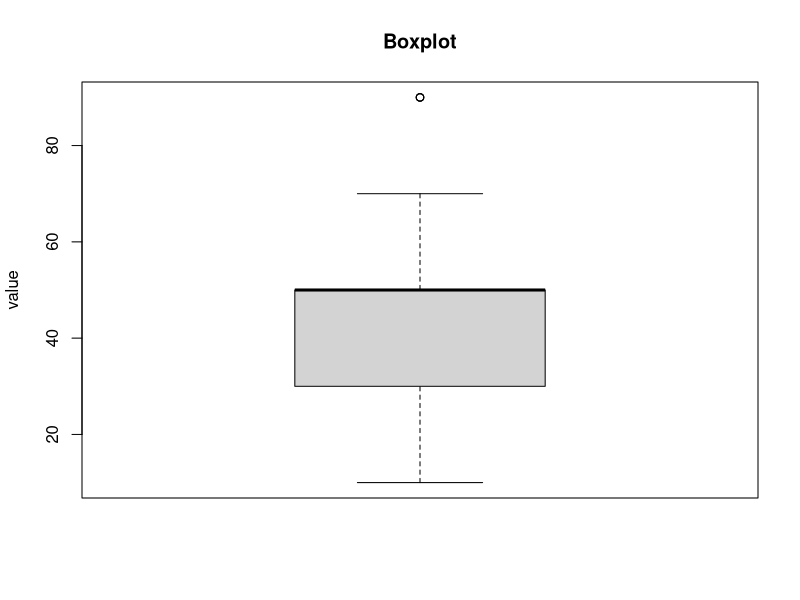
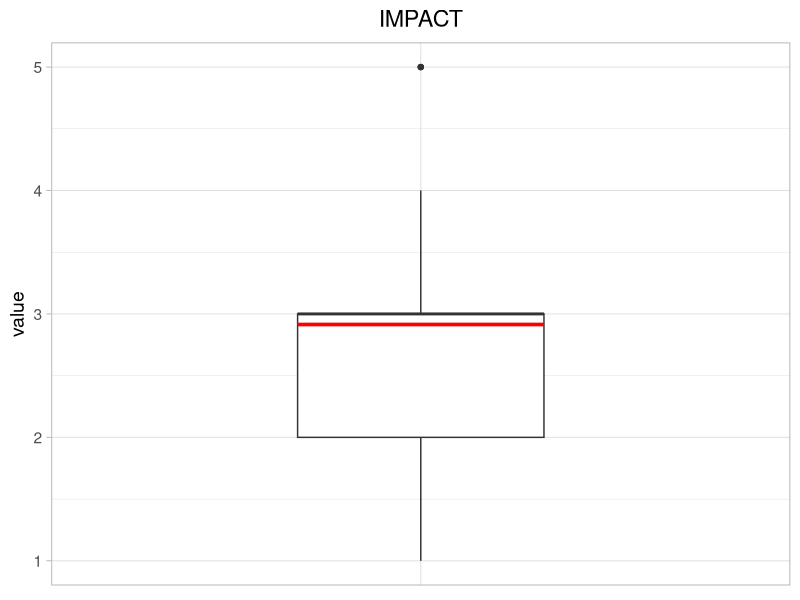
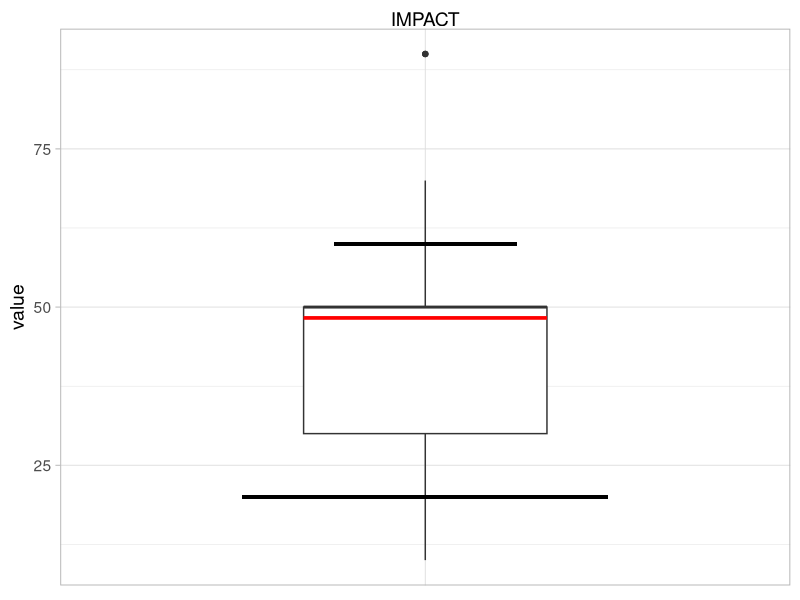
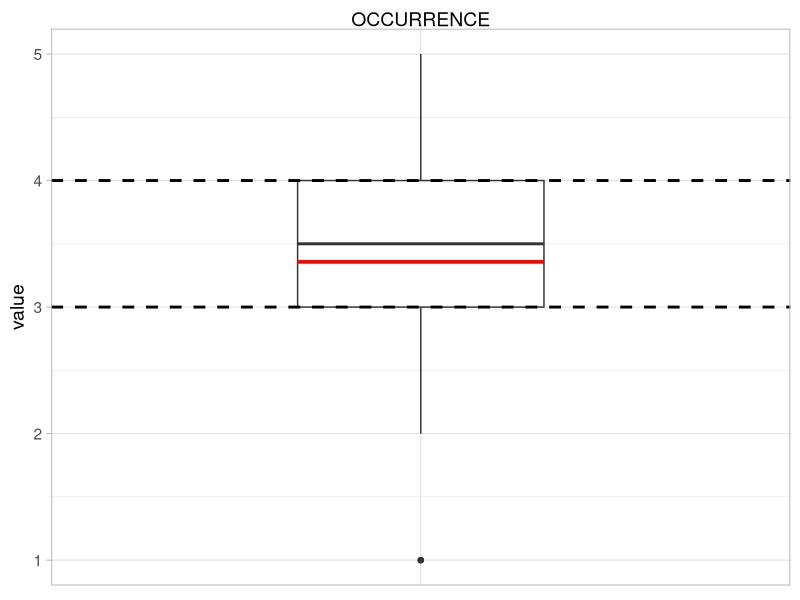
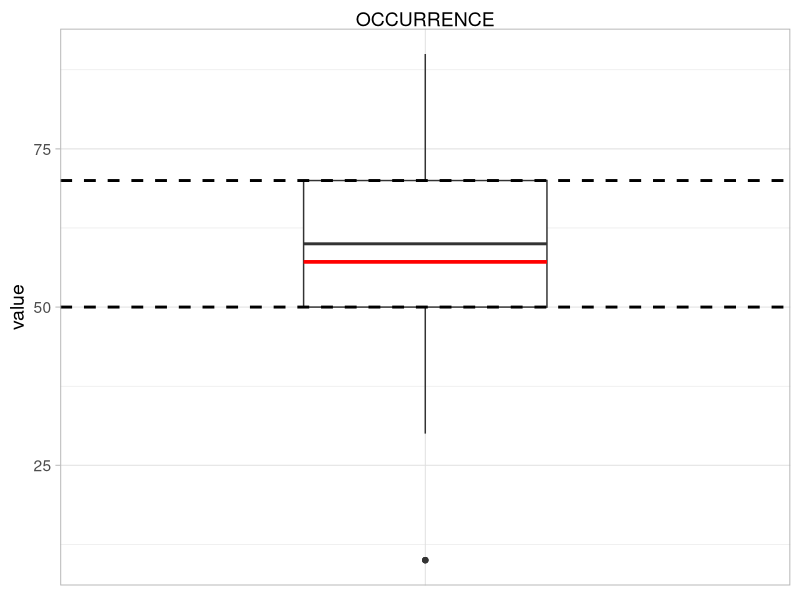
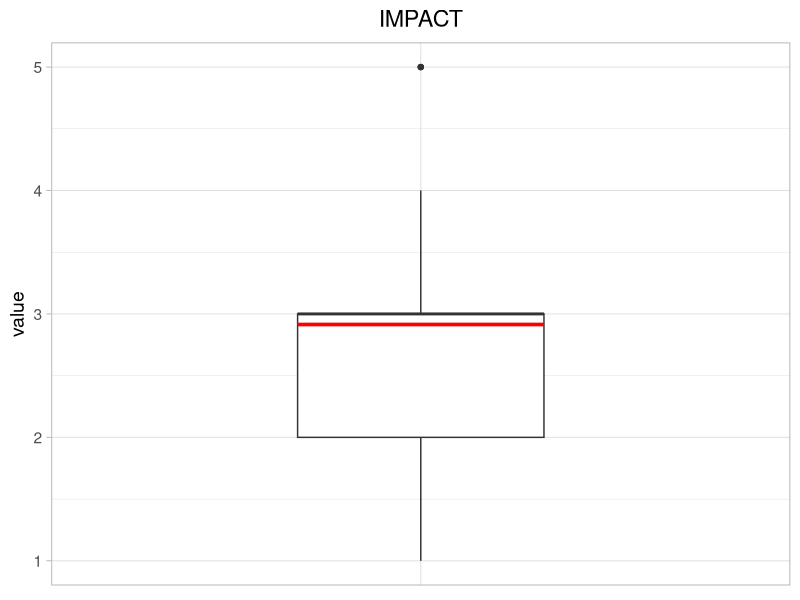
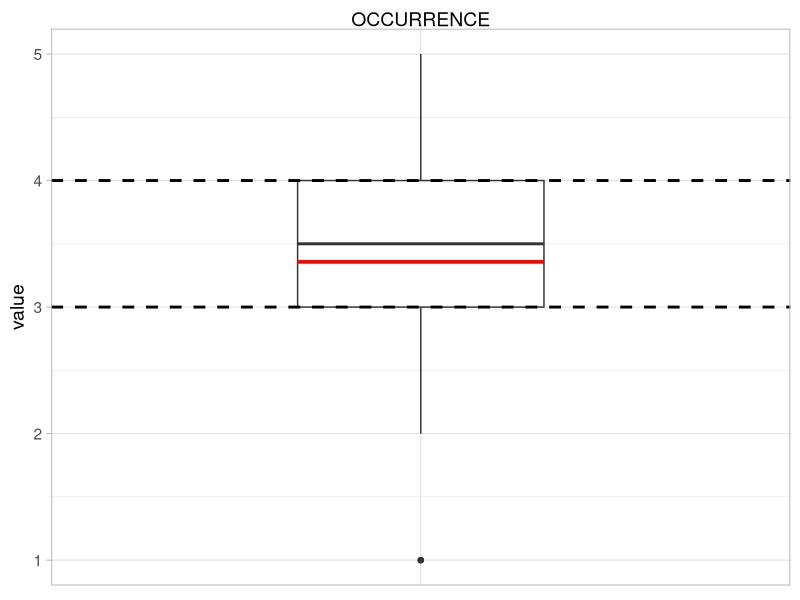
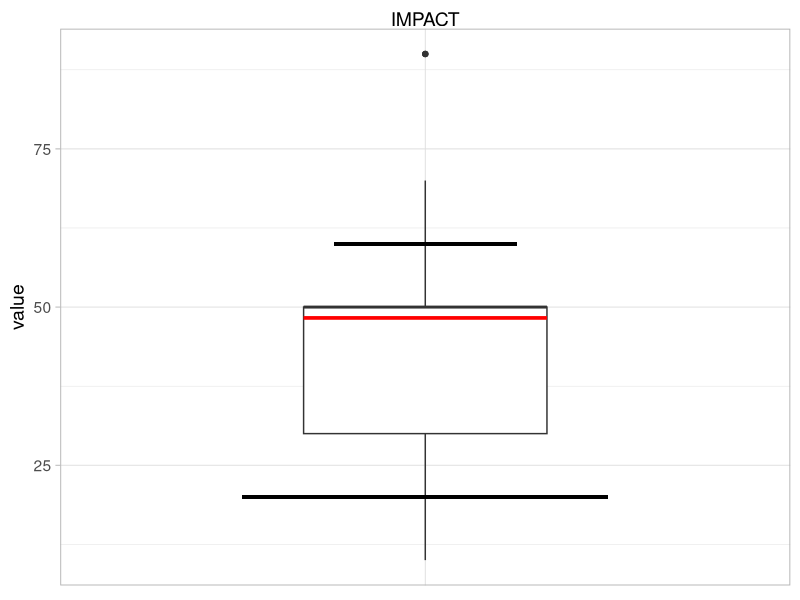

Recreate these plots in R, in order.
library(dplyr)
library(openxlsx)
library(gplots)
library(ggplot2)


dfkst <- data.frame(D_value_I = numeric(),D_value_O = numeric(), Label = character())

answers <- read.csv(file = 'myapp/data/RQ1_corrected_scaled.csv', header=TRUE) #importiere das answers file
all.answers <- answers %>% filter(QUES2SURV_METHOD == "classic" & ANS2SURV_ANSWERED == 1)
number.scenarios <- nrow(as.data.frame(table(all.answers$QUES_ID)))
scenarios <- as.data.frame(table(all.answers$QUES_ID))
for (anz in 1:1){#number.scenarios) {
  actualscenario =as.vector(scenarios[anz,1])
  print (actualscenario)
  #scentext <- (paste0("Scenario ", actualscenario))
  actual.df <- answers %>% filter(QUES2SURV_METHOD == "classic" & ANS2SURV_ANSWERED == 1 & QUES_ID == actualscenario)# & ACC2SURV_ACCID == "22")
  
  data_IMPACT_original <- actual.df$IMPACT
  data_OCCURRENCE_original <- actual.df$OCCURRENCE
  data_IMPACT <- actual.df$scaled_IMPACT
  data_OCCURRENCE <- actual.df$scaled_OCCURRENCE
  ordinal_df_IMPACT <- data.frame(value = data_IMPACT, freq = 1)
  ordinal_df_OCCURRENCE <- data.frame(value = data_OCCURRENCE, freq = 1)
  ordinal_freq_IMPACT <- aggregate(freq ~ value, data = ordinal_df_IMPACT, sum)
  ordinal_freq_OCCURRENCE <- aggregate(freq ~ value, data = ordinal_df_OCCURRENCE, sum)
  
  x.q1 <- quantile(actual.df$IMPACT, 0.25)
  x.q3 <- quantile(actual.df$IMPACT, 0.75)
  x.iqr <- x.q3 - x.q1
  x.lower_whisker <- max(min(actual.df$IMPACT), x.q1 - 1.5 * x.iqr)
  x.upper_whisker <- min(max(actual.df$IMPACT), x.q3 + 1.5 * x.iqr)
  
  x.q1.scaled <- quantile(actual.df$scaled_IMPACT, 0.25)
  x.q3.scaled <- quantile(actual.df$scaled_IMPACT, 0.75)
  x.iqr.scaled <- x.q3.scaled - x.q1.scaled
  x.lower_whisker.scaled <- max(min(actual.df$scaled_IMPACT), x.q1.scaled + 1.5 * x.iqr.scaled)
  x.upper_whisker.scaled <- min(max(actual.df$scaled_IMPACT), x.q3.scaled - 1.5 * x.iqr.scaled)
  
  y.q1 <- quantile(actual.df$OCCURRENCE, 0.25)
  y.q3 <- quantile(actual.df$OCCURRENCE, 0.75)
  y.iqr <- y.q3 - y.q1
  y.lower_whisker <- max(min(actual.df$OCCURRENCE), y.q1 - 1.5 * y.iqr)
  y.upper_whisker <- min(max(actual.df$OCCURRENCE), y.q3 + 1.5 * y.iqr)
  
  y.q1.scaled <- quantile(actual.df$scaled_OCCURRENCE, 0.25)
  y.q3.scaled <- quantile(actual.df$scaled_OCCURRENCE, 0.75)
  y.iqr.scaled <- y.q3.scaled - y.q1.scaled
  y.lower_whisker.scaled <- max(min(actual.df$scaled_OCCURRENCE), y.q1.scaled - 1.5 * y.iqr.scaled)
  y.upper_whisker.scaled <- min(max(actual.df$scaled_OCCURRENCE), y.q3.scaled + 1.5 * y.iqr.scaled)
  
  numberofanswers <- nrow(actual.df)
  print (numberofanswers)
  
  boxplot(actual.df$scaled_IMPACT, main = "Boxplot", ylab = "value")
  
  p_IMPACT_classic_original <- ggplot(actual.df, aes(x = "A",y = IMPACT)) +
    geom_boxplot(width = 0.4) +  # Setze die Breite der Boxen auf 20% der Gesamtbreite
    stat_summary(fun = mean, geom = "crossbar", width = 0.4, color = "red") +
    labs(title = "IMPACT", y = "value") +
    theme_light(base_size = 14) +
    theme(axis.title.x = element_blank(), # Beschriftung der X-Achse ausblenden
          axis.text.x = element_blank(),   # Text der X-Achse ausblenden
          axis.ticks.x = element_blank(),
          plot.title = element_text(hjust = 0.5))  # Skalierungsstriche der X-Achse ausblenden
    
  
  p_IMPACT_classic_scaled <- ggplot(actual.df, aes(x = "B",y = scaled_IMPACT)) +
    geom_boxplot(width = 0.4) +  # Setze die Breite der Boxen auf 20% der Gesamtbreite
    stat_summary(fun = mean, geom = "crossbar", width = 0.4, color = "red") +
    geom_segment(aes(x = 0.85, xend = 1.15, y = x.lower_whisker.scaled, yend = x.lower_whisker.scaled),
                 color = "black", size = 1) +
    geom_segment(aes(x = 0.7, xend = 1.3, y = x.upper_whisker.scaled, yend = x.upper_whisker.scaled),
                 color = "black", size = 1) +
    labs(title =  "IMPACT", y = "value") +
    theme_light(base_size = 14)  +
    theme(axis.title.x = element_blank(), # Beschriftung der X-Achse ausblenden
          axis.text.x = element_blank(),   # Text der X-Achse ausblenden
          axis.ticks.x = element_blank(),
          plot.title = element_text(hjust = 0.5)+  # Skalierungsstriche der X-Achse ausblenden
          ylim(0, 100))  # Skalierung der y-Achse auf den Bereich von 0 bis 100 festlegen
    
  p_OCCURRENCE_classic_original <- ggplot(actual.df, aes(x = "A",y = OCCURRENCE)) +
    geom_boxplot(width = 0.4) +  # Setze die Breite der Boxen auf 20% der Gesamtbreite
    stat_summary(fun = mean, geom = "crossbar", width = 0.4, color = "red") +
    geom_hline(yintercept = y.q1, linetype="dashed", color = "black", linewidth = 1) + # Linie für Q1
    geom_hline(yintercept = y.q3, linetype="dashed", color = "black", linewidth = 1) + # Linie für Q3
    labs(title = "OCCURRENCE", y = "value") +
    theme_light(base_size = 14) +
    theme(axis.title.x = element_blank(), # Beschriftung der X-Achse ausblenden
          axis.text.x = element_blank(),   # Text der X-Achse ausblenden
          axis.ticks.x = element_blank(),
          plot.title = element_text(hjust = 0.5)+  # Skalierungsstriche der X-Achse ausblenden
          ylim(0, 100))  # Skalierung der y-Achse auf den Bereich von 0 bis 100 festlegen
  
  
  p_OCCURRENCE_classic_scaled <- ggplot(actual.df, aes(x = "B",y = scaled_OCCURRENCE)) +
    geom_boxplot(width = 0.4) +  # Setze die Breite der Boxen auf 20% der Gesamtbreite
    stat_summary(fun = mean, geom = "crossbar", width = 0.4, color = "red") +
    geom_hline(yintercept = y.q1.scaled, linetype="dashed", color = "black", linewidth = 1) + # Linie für Q1
    geom_hline(yintercept = y.q3.scaled, linetype="dashed", color = "black", linewidth = 1) + # Linie für Q3
    labs(title = "OCCURRENCE"  , y = "value") +
    theme_light(base_size = 14)  +
    theme(axis.title.x = element_blank(), # Beschriftung der X-Achse ausblenden
          axis.text.x = element_blank(),   # Text der X-Achse ausblenden
          axis.ticks.x = element_blank(),
          plot.title = element_text(hjust = 0.5)+  # Skalierungsstriche der X-Achse ausblenden
          ylim(0, 100))  # Skalierung der y-Achse auf den Bereich von 0 bis 100 festlegen

  
  # Boxplot anzeigen
  print(p_IMPACT_classic_original)
  print(p_IMPACT_classic_scaled)
  print(p_OCCURRENCE_classic_original)
  print(p_OCCURRENCE_classic_scaled)
  
  # Spezifiziere den Pfad, den Dateinamen und die Größe des zu speichernden Plots
  ordner <- "myapp/pictures/40_boxplots" # Setze hier deinen gewünschten Ordnerpfad
  #dateiname <- "mein_boxplot.png" # Setze hier deinen gewünschten Dateinamen
  #volle_pfad <- file.path(pfad, dateiname) # Kombiniere Ordnerpfad und Dateinamen
  
  # Plot speichern
  ggsave(filename = paste0(actualscenario,"_IMPACT_classic_original.png"), path = ordner, plot = p_IMPACT_classic_original, width = 3, height = 5, dpi = 300)
  ggsave(filename = paste0(actualscenario,"_OCCURRENCE_classic_original.png"), path = ordner, plot = p_OCCURRENCE_classic_original, width = 3, height = 5, dpi = 300)
    ggsave(filename = paste0(actualscenario,"_IMPACT_classic_scaled.png"), path = ordner, plot = p_IMPACT_classic_scaled, width = 3, height = 5, dpi = 300)
  ggsave(filename = paste0(actualscenario,"_OCCURRENCE_classic_scaled.png"), path = ordner, plot = p_OCCURRENCE_classic_scaled, width = 3, height = 5, dpi = 300)
  
  
  
}
